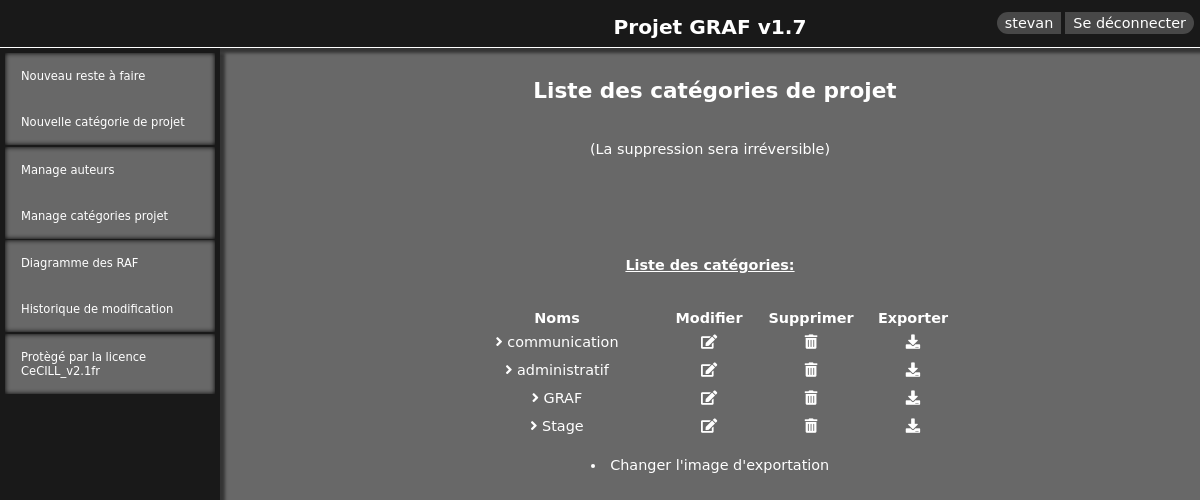
/managment/req-includeInProj.php (signed in), run on the app's committed database.
### tables this page shows
CREATE TABLE `includeInProjects` (
  `id` int(11) NOT NULL AUTO_INCREMENT,
  `name` varchar(255) NOT NULL,
  `color` varchar(7) NOT NULL,
  PRIMARY KEY (`id`)
);

### managment/req-includeInProj.php (the view, shortened to what this page needs)
<!doctype html>
<html lang="fr">
<head>
    <link rel="stylesheet" href="../css/style.css">
    <link rel="stylesheet" href="https://pro.fontawesome.com/releases/v5.10.0/css/all.css"
/>
    <link rel="stylesheet" type="text/css" href="../jquery-ui/jquery-ui.css" media="screen"/>
</head>
<body>
<?php
require '../navigation/top-left-nav.php';
require '../sql/config.php';
$reqDelIncl = $dbh->prepare("SELECT * FROM includeInProjects");
$reqDelIncl->execute();
?>
<main>
    <div class="index_col_center">
        <h2>Liste des catégories de projet</h2>
        <p>(La suppression sera irréversible)</p>
        <div class="del-managment">
            <h4> Liste des catégories: </h4>
            <?php
            echo '<table class="table-managment">'; ?>
            <th>Noms</th>
            <th>Modifier</th>
            <th>Supprimer</th>
            <th>Exporter</th>
            <?php
            while ($delIncl = $reqDelIncl->fetch()) {
                if ($delIncl['name'] != "aucune") {
                    $includeId = $delIncl['id'];
                    echo "<tr>";
                    ?>
                    <td class="td_name">
                        <i class="fas fa-angle-right"></i> <?php echo ' ' . $delIncl['name'] ?>
                    </td>
                    <td>
                        <a href="edit-includeInprojet.php?id=<?php echo $includeId; ?>">
                            <i class="fas fa-edit"></i>
                        </a>
                    </td>
                    <td>
                        <a class="confirmModal"  href="del-includeIn.php?id=<?php echo $includeId; ?>">
                            <i class="fas fa-trash-alt"></i>
                        </a>
                    </td>
                    <td>
                    <a href="./export/export-includeInprojet.php?id=<?php echo $includeId; ?>" target="_blank">
                            <i class="fas fa-download"></i>
                        </a>
                    </td>
                    <br>
                    <?php
                    echo "</tr>";
                }
            }
            echo "</table>"; ?>
            <li><a href="../transfert/import.php">Changer l'image d'exportation</a></li>
        </div>
    </div>
</main>
</body>
</html>

### css/style.css (style rules this page uses)
* { box-sizing: border-box; }
body { margin: 0; padding: 0; background-color: #686868; font-family: "DejaVu Sans", sans-serif; font-size: 0.9rem; color: #fff; }
a { text-decoration: none; color: #ffffff; }
.index_col_center { position: relative; margin-left: 220px; padding: 60px 15px; min-height: 100%; z-index: 1; text-align: center; }
h2 { padding-left: 10px; padding-bottom: 25px; display: grid; grid-template-rows: 20px; }
.fas { position: relative; }
.del-managment h4 { text-decoration: underline; margin-top: 100px; margin-bottom: -30px; }
.table-managment>tbody>tr>td { width: 100px; padding: 5px 0; }
.table-managment { display: inline-flex; }
.table-managment>tbody>tr>.td_name { width: 200px; }

### data on the page
includeinprojects: name "communication"
includeinprojects: name "administratif"
includeinprojects: name "GRAF"
includeinprojects: name "Stage"

### other printed values
$_SESSION['authorName'] "stevan"
